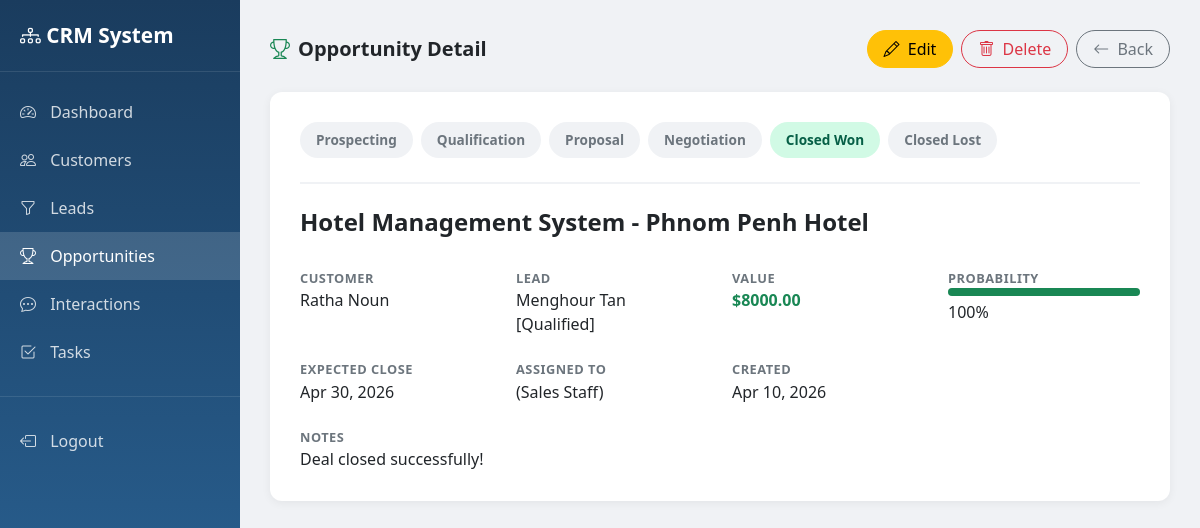
The app's page /opportunities/3/ (signed in) with its own data.
### opportunities/models.py (models this page shows, shortened)
class Opportunity(models.Model):
    STAGE_CHOICES = [
        ('prospecting', 'Prospecting'),
        ('qualification', 'Qualification'),
        ('proposal', 'Proposal'),
        ('negotiation', 'Negotiation'),
        ('closed_won', 'Closed Won'),
        ('closed_lost', 'Closed Lost'),
    ]
    title = models.CharField(max_length=255)
    customer = models.ForeignKey(Customer, on_delete=models.SET_NULL, null=True, blank=True)
    lead = models.ForeignKey(Lead, on_delete=models.SET_NULL, null=True, blank=True)
    stage = models.CharField(max_length=30, choices=STAGE_CHOICES, default='prospecting')
    value = models.DecimalField(max_digits=12, decimal_places=2, null=True, blank=True)
    probability = models.IntegerField(default=0, help_text='0-100%')
    expected_close_date = models.DateField(null=True, blank=True)
    actual_close_date = models.DateField(null=True, blank=True)
    loss_reason = models.CharField(max_length=255, blank=True)
    assigned_to = models.ForeignKey(User, on_delete=models.SET_NULL, null=True, blank=True)
    notes = models.TextField(blank=True)
    created_at = models.DateTimeField(auto_now_add=True)
    updated_at = models.DateTimeField(auto_now=True)

### customers/models.py (models this page shows)
class Customer(models.Model):
    SEGMENT_CHOICES = [
        ('enterprise', 'Enterprise'),
        ('smb', 'SMB'),
        ('startup', 'Startup'),
        ('individual', 'Individual'),
    ]
    STATUS_CHOICES = [
        ('active', 'Active'),
        ('inactive', 'Inactive'),
        ('blocked', 'Blocked'),
    ]
    full_name = models.CharField(max_length=200)
    email = models.EmailField(unique=True, blank=True, null=True)
    phone = models.CharField(max_length=20, blank=True)
    company = models.CharField(max_length=200, blank=True)
    job_title = models.CharField(max_length=100, blank=True)
    segment = models.CharField(max_length=20, choices=SEGMENT_CHOICES, blank=True)
    industry = models.CharField(max_length=100, blank=True)
    city = models.CharField(max_length=100, blank=True)
    country = models.CharField(max_length=100, blank=True)
    status = models.CharField(max_length=20, choices=STATUS_CHOICES, default='active')
    tags = models.ManyToManyField(CustomerTag, blank=True)
    assigned_to = models.ForeignKey(User, on_delete=models.SET_NULL, null=True, blank=True, related_name='assigned_customers')
    created_by = models.ForeignKey(User, on_delete=models.SET_NULL, null=True, related_name='created_customers')
    created_at = models.DateTimeField(auto_now_add=True)
    updated_at = models.DateTimeField(auto_now=True)
    def __str__(self):
        return self.full_name

### leads/models.py (models this page shows)
class Lead(models.Model):
    SOURCE_CHOICES = [
        ('website', 'Website'),
        ('referral', 'Referral'),
        ('social_media', 'Social Media'),
        ('cold_call', 'Cold Call'),
        ('event', 'Event'),
    ]
    STATUS_CHOICES = [
        ('new', 'New'),
        ('contacted', 'Contacted'),
        ('qualified', 'Qualified'),
        ('unqualified', 'Unqualified'),
        ('converted', 'Converted'),
    ]
    RATING_CHOICES = [
        ('hot', '🔥 Hot'),
        ('warm', '😊 Warm'),
        ('cold', '❄️ Cold'),
    ]
    full_name = models.CharField(max_length=200)
    email = models.EmailField(blank=True)
    phone = models.CharField(max_length=20, blank=True)
    company = models.CharField(max_length=200, blank=True)
    source = models.CharField(max_length=30, choices=SOURCE_CHOICES, blank=True)
    status = models.CharField(max_length=20, choices=STATUS_CHOICES, default='new')
    rating = models.CharField(max_length=10, choices=RATING_CHOICES, blank=True)
    budget = models.DecimalField(max_digits=12, decimal_places=2, null=True, blank=True)
    notes = models.TextField(blank=True)
    assigned_to = models.ForeignKey(User, on_delete=models.SET_NULL, null=True, blank=True)
    converted_customer = models.ForeignKey(Customer, on_delete=models.SET_NULL, null=True, blank=True)
    converted_at = models.DateTimeField(null=True, blank=True)
    created_at = models.DateTimeField(auto_now_add=True)
    updated_at = models.DateTimeField(auto_now=True)
    def __str__(self):
        return f"{self.full_name} [{self.get_status_display()}]"

### accounts/models.py (models this page shows)
class User(AbstractUser):
    ROLE_CHOICES = [
        ('admin', 'Admin'),
        ('sales_staff', 'Sales Staff'),
        ('customer_service', 'Customer Service'),
    ]
    phone = models.CharField(max_length=20, blank=True)
    role = models.CharField(max_length=20, choices=ROLE_CHOICES, default='sales_staff')
    profile_image = models.ImageField(upload_to='profiles/', blank=True, null=True)
    user_role = models.ForeignKey(Role, on_delete=models.SET_NULL, null=True, blank=True)
    def __str__(self):
        role_name = self.user_role.name if self.user_role else self.get_role_display()
        return f"{self.get_full_name()} ({role_name})"

### opportunities/views.py (the view)
# urls.py: path('<int:pk>/', views.opportunity_detail, name='opportunity_detail'),
@login_required
@sales_required
def opportunity_detail(request, pk):
    opportunity = get_object_or_404(Opportunity, pk=pk)
    return render(request, 'opportunities/opportunity_detail.html', {'opportunity': opportunity})

### accounts/permissions.py (called while the page is built)
def has_role(user, *roles):
    if not user.is_authenticated:
        return False
    if user.is_superuser or getattr(user, 'role', None) == ADMIN:
        return True
    return getattr(user, 'role', None) in roles

def role_required(*roles):
    def decorator(view_func):
        @wraps(view_func)
        def wrapper(request, *args, **kwargs):
            if has_role(request.user, *roles):
                return view_func(request, *args, **kwargs)
            messages.error(request, 'You do not have permission to access that CRM module.')
            return redirect('dashboard')
        return wrapper
    return decorator

### templates/opportunities/opportunity_detail.html (shortened to what this page needs)
{% extends 'base.html' %}
{% block nav_opportunities %}class="active"{% endblock %}
{% block content %}
<div class="d-flex justify-content-between align-items-center mb-4">
    <h5 class="mb-0 fw-bold"><i class="bi bi-trophy text-success me-2"></i>Opportunity Detail</h5>
    <div class="d-flex gap-2">
        <a href="/opportunities/{{ opportunity.pk }}/edit/" class="btn btn-warning rounded-pill px-3"><i class="bi bi-pencil me-1"></i> Edit</a>
        <a href="/opportunities/{{ opportunity.pk }}/delete/" class="btn btn-outline-danger rounded-pill px-3"><i class="bi bi-trash me-1"></i> Delete</a>
        <a href="/opportunities/" class="btn btn-outline-secondary rounded-pill px-3"><i class="bi bi-arrow-left me-1"></i> Back</a>
    </div>
</div>
<div class="table-card" style="background:white;border-radius:12px;padding:30px;box-shadow:0 2px 10px rgba(0,0,0,0.06);">
    <div class="d-flex gap-2 flex-wrap mb-4 pb-4" style="border-bottom:2px solid #f0f2f5">
        {% for stage_val, stage_label in opportunity.STAGE_CHOICES %}
        <span class="pipeline-step {% if opportunity.stage == stage_val %}{% if stage_val == 'closed_won' %}done{% elif stage_val == 'closed_lost' %}lost{% else %}active{% endif %}{% endif %}">
            {{ stage_label }}
        </span>
        {% endfor %}
    </div>
    <div class="row g-4">
        <div class="col-md-12"><h4 class="fw-bold">{{ opportunity.title }}</h4></div>
        <div class="col-md-3">
            <div style="font-size:0.8rem;text-transform:uppercase;letter-spacing:0.5px;color:#6c757d;font-weight:600;">Customer</div>
            <div>{{ opportunity.customer|default:"—" }}</div>
        </div>
        <div class="col-md-3">
            <div style="font-size:0.8rem;text-transform:uppercase;letter-spacing:0.5px;color:#6c757d;font-weight:600;">Lead</div>
            <div>{{ opportunity.lead|default:"—" }}</div>
        </div>
        <div class="col-md-3">
            <div style="font-size:0.8rem;text-transform:uppercase;letter-spacing:0.5px;color:#6c757d;font-weight:600;">Value</div>
            <div class="text-success fw-bold">{% if opportunity.value %}${{ opportunity.value|floatformat:2 }}{% else %}—{% endif %}</div>
        </div>
        <div class="col-md-3">
            <div style="font-size:0.8rem;text-transform:uppercase;letter-spacing:0.5px;color:#6c757d;font-weight:600;">Probability</div>
            <div>
                <div class="progress mb-1" style="height:8px"><div class="progress-bar bg-success" style="width:{{ opportunity.probability }}%"></div></div>
                {{ opportunity.probability }}%
            </div>
        </div>
        <div class="col-md-3">
            <div style="font-size:0.8rem;text-transform:uppercase;letter-spacing:0.5px;color:#6c757d;font-weight:600;">Expected Close</div>
            <div>{{ opportunity.expected_close_date|date:"M d, Y"|default:"—" }}</div>
        </div>
        <div class="col-md-3">
            <div style="font-size:0.8rem;text-transform:uppercase;letter-spacing:0.5px;color:#6c757d;font-weight:600;">Assigned To</div>
            <div>{{ opportunity.assigned_to|default:"—" }}</div>
        </div>
        <div class="col-md-3">
            <div style="font-size:0.8rem;text-transform:uppercase;letter-spacing:0.5px;color:#6c757d;font-weight:600;">Created</div>
            <div>{{ opportunity.created_at|date:"M d, Y" }}</div>
        </div>
        {% if opportunity.notes %}
        <div class="col-md-12">
            <div style="font-size:0.8rem;text-transform:uppercase;letter-spacing:0.5px;color:#6c757d;font-weight:600;">Notes</div>
            <div>{{ opportunity.notes }}</div>
        </div>
        {% endif %}
    </div>
</div>
{% endblock %}

### records on screen
Opportunity: title "Hotel Management System - Phnom Penh Hotel", customer "Ratha Noun", lead "Menghour Tan [Qualified]", value "8000.00", probability "100", expected_close_date "Apr 30, 2026", assigned_to "(Sales Staff)", created_at "Apr 10, 2026", notes "Deal closed successfully!"

### other values on screen
{{ stage_label }} "Prospecting" "Qualification" "Proposal" "Negotiation" "Closed Won" "Closed Lost"
